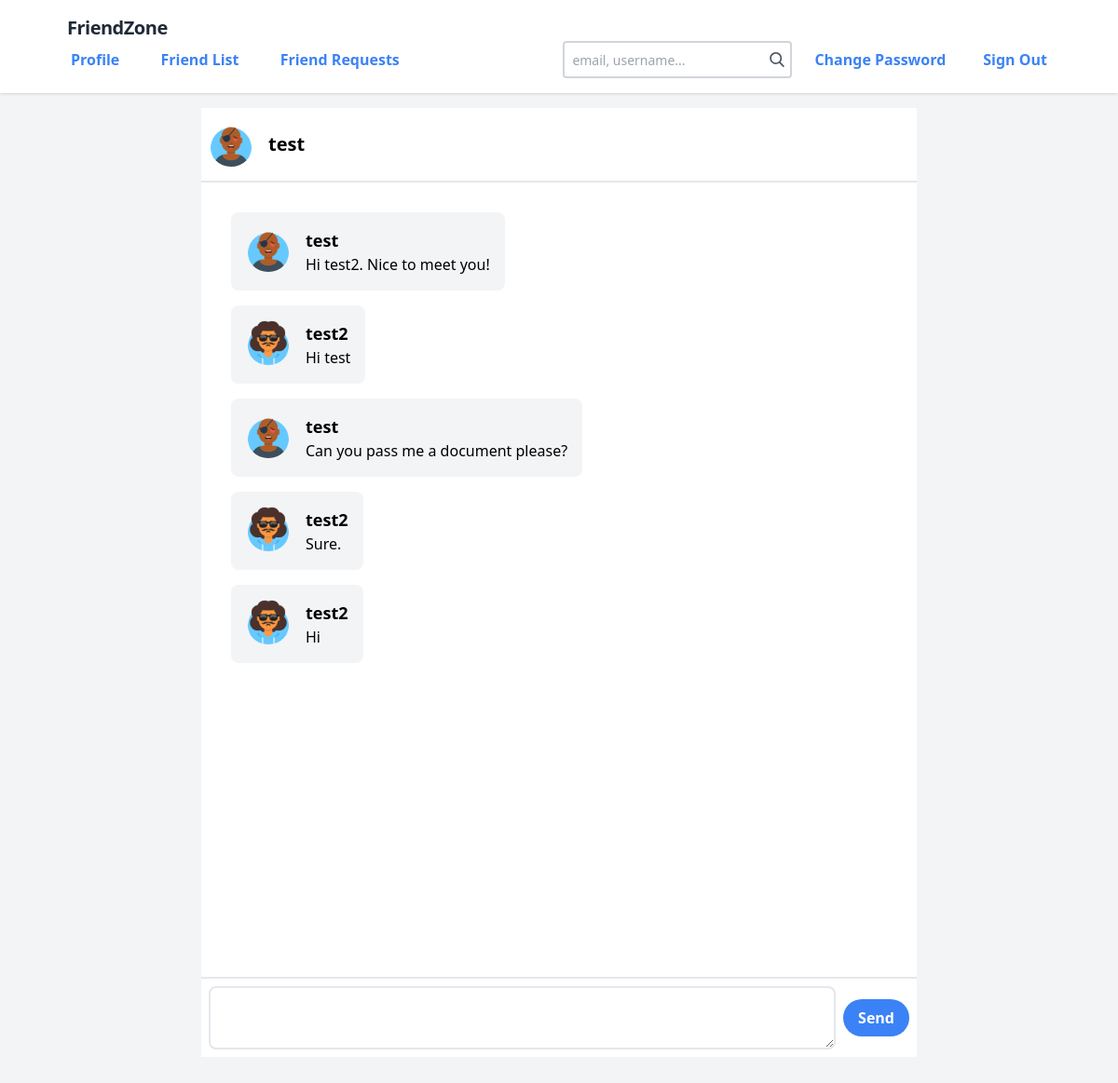
Page /chat/12/ (signed in) on the committed database.
### social_media/models.py (models this page shows)
class AppUser(AbstractUser):
    email = models.EmailField(
        max_length=256, null=False, blank=False, unique=True)
    profile_image = models.ImageField(max_length=256, null=True, blank=True,
                                      upload_to=get_profile_image_path, storage=OverwriteFileStorage(),
                                      default=DEFAULT_PROFILE_IMAGE_PATH)
    USERNAME_FIELD = 'email'
    REQUIRED_FIELDS = ['username']
    objects = AppUserManager()

### chat/models.py (models this page shows)
class Message(models.Model):
    content = models.CharField(max_length=500, blank=False, null=False)
    receiver = models.ForeignKey(
        settings.AUTH_USER_MODEL, on_delete=models.DO_NOTHING, related_name='receiver')
    sender = models.ForeignKey(
        settings.AUTH_USER_MODEL, on_delete=models.DO_NOTHING, related_name='sender')
    date_created = models.DateTimeField(auto_now_add=True)
    class Meta:
        ordering = ('date_created',)

### chat/views.py (the view)
# urls.py: path('<int:chat_target_id>/', chat_room, name='chat_room'),
@login_required(login_url='/login/')
def chat_room(request, chat_target_id):
    app_user = request.user
    user1_pk = min(app_user.pk, chat_target_id)
    user2_pk = max(app_user.pk, chat_target_id)
    context = {}
    if UserRelationship.objects.filter(user1__pk=user1_pk, user2__pk=user2_pk, relation_type='friends').exists():
        context['room_name'] = create_room_name(user1_pk, user2_pk)
        messages = Message.objects.filter(Q(sender__pk=user1_pk, receiver__pk=user2_pk) | Q(
            sender__pk=user2_pk, receiver__pk=user1_pk))
        message_list = []
        for message in messages:
            message_list.append({
                'content': message.content,
                'sender': {
                    'profile_image_path': message.sender.profile_image.url,
                    'username': message.sender.username
                },
                'receiver': {
                    'profile_image_path': message.receiver.profile_image.url,
                    'username': message.receiver.username
                },
                'date_created': message.date_created
            })
        context['messages'] = message_list
        target_user = AppUser.objects.get(pk=chat_target_id)
        context['target_user'] = {
            'username': target_user.username,
            'profile_image_path': target_user.profile_image.url
        }
    else:
        return HttpResponseBadRequest('Invalid request')
    return render(request, 'chat/chat_room.html', context)

### chat/views.py (called while the page is built)
def create_room_name(user1_pk, user2_pk):
    if user1_pk < user2_pk:
        return '{}_{}'.format(str(user1_pk), str(user2_pk))
    else:
        return '{}_{}'.format(str(user2_pk), str(user1_pk))

### chat/templates/chat/chat_room.html (shortened to what this page needs)
{% extends 'social_media/base.html' %}
{% block content %}
<div class="h-screen">
   <div class="bg-white h-20 flex items-center pl-2 border-b-2">
      <img class="avatar" src="{{ target_user.profile_image_path }}">
      <p class="text-xl font-semibold">{{ target_user.username }}</p>
   </div>
   <div id="messages" class="p-4 h-4/6 overflow-y-auto bg-white">
      {% for message in messages %}
         <div class="flex m-4">
            <div class="flex bg-gray-100 rounded-lg p-4">
               <img class="avatar" src="{{ message.sender.profile_image_path }}">
               <div>
                  <p class="text-lg font-semibold">{{ message.sender.username }}</p>
                  <p class="break-all">{{ message.content }}</p>
               </div>
            </div>
         </div>
      {% endfor %}
   </div>
   <div class="bg-white border-t-2 p-2 flex items-center">
      <textarea id="input-field" class="rounded-lg grow border-2 p-2" autofocus></textarea>
      <input id="send-button" type="button" class="button ml-2" value="Send">
   </div>
</div>
{% endblock %}

### social_media/templates/social_media/base.html (style rules this page uses)
.avatar { @apply mr-4 rounded-full w-12 h-12 object-cover; }
.button { @apply mt-2 sm:mt-0 py-2 px-4 rounded-full border-0 font-semibold bg-blue-500 text-white hover:bg-blue-700; }

### rows in the picture
AppUser: username "test", sender.username "test" "test"
Message: content "Hi test2. Nice to meet you!"
AppUser: sender.username "test2" "test2" "test2"
Message: content "Hi test"
Message: content "Can you pass me a document please?"
Message: content "Sure."
Message: content "Hi"
